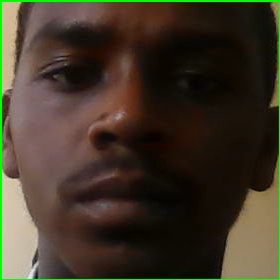
#> input picture dataset/1/1_1764836543217.jpg, 280 x 280 px; its folder holds only this picture in this run
$ python 03_train_model.py
#> lines starting #> are read from the running program, lines starting #| are printed output that depends on the picture
#!/usr/bin/env python3
"""
Train LBPH Face Recognition Model
Uses pre-cropped faces from MediaPipe dataset collection
"""
import argparse
import pickle
import random
from collections import Counter
from pathlib import Path

import cv2
import numpy as np

# Paths
ROOT = Path(__file__).resolve().parent
MODELS = ROOT / "models"
DATASET = ROOT / "dataset"
MODEL_YML = MODELS / "lbph_face_model.yml"
LABEL_MAP_PKL = MODELS / "lbph_label_map.pkl"

# CLI
ap = argparse.ArgumentParser(description="Train LBPH face recognition model")
ap.add_argument("--val-split", type=float, default=0.2,
                help="Validation split (default: 0.2, set to 0 to skip validation)")
ap.add_argument("--radius", type=int, default=1,
                help="LBPH radius parameter (default: 1)")
ap.add_argument("--neighbors", type=int, default=8,
                help="LBPH neighbors parameter (default: 8)")
ap.add_argument("--grid-x", type=int, default=8,
                help="LBPH grid X parameter (default: 8)")
ap.add_argument("--grid-y", type=int, default=8,
                help="LBPH grid Y parameter (default: 8)")
args = ap.parse_args()

def load_dataset(dataset_path):
    """Load pre-cropped face images from MediaPipe dataset collection"""
    faces = []
    labels = []
    label_names = []
    image_paths = []

    print(f"\n[INFO] Loading dataset from {dataset_path}")

    # Iterate through person folders
    person_dirs = [d for d in sorted(dataset_path.iterdir())
                  if d.is_dir() and not d.name.startswith('.')]

    if not person_dirs:
        print(f"[ERROR] No person folders found in {dataset_path}")
        print("[INFO] Expected structure: dataset/person_name/*.jpg")
        return [], [], [], [], {}

    # Create label mapping
    label_map = {person_dir.name: idx for idx, person_dir in enumerate(person_dirs)}

    for person_dir in person_dirs:
        person_name = person_dir.name
        person_label = label_map[person_name]
        print(f"[INFO] Processing {person_name} (label: {person_label})...")

        img_count = 0
        for img_path in sorted(person_dir.glob('*')):
            if img_path.suffix.lower() not in ['.jpg', '.jpeg', '.png']:
                continue

            try:
                img = cv2.imread(str(img_path))
                if img is None or img.size == 0:
                    continue

                # Convert to grayscale (LBPH works with grayscale)
                gray = cv2.cvtColor(img, cv2.COLOR_BGR2GRAY) if len(img.shape) == 3 else img

                # Resize to standard size
                gray_resized = cv2.resize(gray, (160, 160))

                faces.append(gray_resized)
                labels.append(person_label)
                label_names.append(person_name)
                image_paths.append(str(img_path))
                img_count += 1

            except Exception as e:
                print(f"[WARN] Failed to process {img_path.name}: {e}")

        print(f"       ✓ Loaded {img_count} images for {person_name}")

    return faces, labels, label_names, image_paths, label_map

def train_lbph_model(faces, labels, label_names, label_map, val_split):
    """Train LBPH face recognizer"""
    n_samples = len(faces)
    unique_labels = sorted(set(labels))
    n_classes = len(unique_labels)

    print(f"\n{'='*60}")
    print(f"[INFO] LBPH FACE RECOGNITION TRAINING")
    print(f"[INFO] Total samples: {n_samples}")
    print(f"[INFO] Number of people: {n_classes}")

    if n_classes < 1:
        raise SystemExit("[ERROR] No people found in dataset!")

    # Show label mapping
    print(f"\n[INFO] Label Mapping:")
    reverse_map = {v: k for k, v in label_map.items()}
    for label_id in sorted(reverse_map.keys()):
        name = reverse_map[label_id]
        count = labels.count(label_id)
        print(f"  {label_id}: {name} ({count} images)")

    # Split data for validation
    if val_split > 0 and n_samples > n_classes:
        indices = list(range(n_samples))
        random.shuffle(indices)
        split_idx = max(n_classes, int(n_samples * (1 - val_split)))

        train_idx = indices[:split_idx]
        val_idx = indices[split_idx:]
    else:
        train_idx = list(range(n_samples))
        val_idx = []
        print("\n[INFO] No validation - using all data for training")

    X_train = [faces[i] for i in train_idx]
    y_train = [labels[i] for i in train_idx]

    print(f"\n[INFO] Training samples: {len(train_idx)}")
    print(f"[INFO] Validation samples: {len(val_idx)}")
    print('='*60)

    # Create and train LBPH recognizer
    print(f"\n[INFO] Training LBPH Face Recognizer...")
    print(f"[INFO] Parameters:")
    print(f"  Radius: {args.radius}")
    print(f"  Neighbors: {args.neighbors}")
    print(f"  Grid X: {args.grid_x}")
    print(f"  Grid Y: {args.grid_y}")

    recognizer = cv2.face.LBPHFaceRecognizer_create(
        radius=args.radius,
        neighbors=args.neighbors,
        grid_x=args.grid_x,
        grid_y=args.grid_y
    )

    recognizer.train(X_train, np.array(y_train))
    print("[INFO] Training complete!")

    # Validate
    if val_idx:
        print(f"\n{'='*60}")
        print(f"[VALIDATION RESULTS]")
        print(f"{'='*60}")

        correct = 0
        per_class_correct = Counter()
        per_class_total = Counter()

        for idx in val_idx:
            face = faces[idx]
            true_label = labels[idx]

            # Predict
            pred_label, confidence = recognizer.predict(face)

            per_class_total[true_label] += 1

            # LBPH: lower confidence = better match
            # Typical threshold: 50-70
            if pred_label == true_label and confidence < 70:
                correct += 1
                per_class_correct[true_label] += 1

        # Overall accuracy
        acc = correct / len(val_idx)
        print(f"Overall Accuracy: {acc:.3f} ({acc*100:.1f}%)")
        print(f"Correctly recognized: {correct}/{len(val_idx)} samples")

        # Per-class accuracy
        print("\nPer-person accuracy:")
        for label_id in sorted(per_class_total.keys()):
            name = reverse_map[label_id]
            class_acc = per_class_correct[label_id] / per_class_total[label_id]
            n_correct = per_class_correct[label_id]
            n_total = per_class_total[label_id]
            print(f"  {name}: {class_acc:.3f} ({class_acc*100:.1f}%) - {n_correct}/{n_total} correct")

        print('='*60)

    return recognizer

def main():
    random.seed(42)

    if not DATASET.exists():
        print(f"\n[ERROR] Dataset folder not found: {DATASET}")
        print("\n[HELP] To create dataset:")
        print("  1. Run: python 01_create_dataset_mediapipe.py")
        print("  2. Collect data for person 1")
        print("  3. Run again for person 2, 3, etc.")
        print("  4. Run this training script")
        raise SystemExit()

    MODELS.mkdir(parents=True, exist_ok=True)

    # Load dataset
    faces, labels, label_names, paths, label_map = load_dataset(DATASET)
#> in load_dataset, img is the input picture: shape (280, 280, 3); mean B, G, R 40.2, 55.3, 65.2
#> in load_dataset, `gray = cv2.cvtColor(img, cv2.COLOR_BGR2GRAY) if len(img.shape) == 3 el..`:
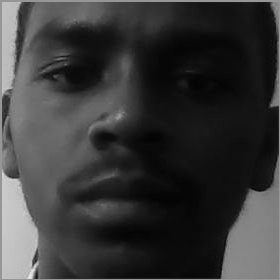
#> gray: shape (280, 280); min 2, max 233, mean 56.5
#> faces = 1 item; labels = [0]; label_names = ['1']; paths = 1 item; label_map = {'1': 0}

    if len(faces) == 0:
        print("\n[ERROR] No images loaded!")
        raise SystemExit()

    # Train LBPH model
    recognizer = train_lbph_model(faces, labels, label_names, label_map, args.val_split)
#> in train_lbph_model, `n_samples = len(faces)`: n_samples = 1
#> in train_lbph_model, `unique_labels = sorted(set(labels))`: unique_labels = [0]
#> in train_lbph_model, `n_classes = len(unique_labels)`: n_classes = 1
#| [INFO] Total samples: 1
#| [INFO] Number of people: 1
#> in train_lbph_model, `reverse_map = {v: k for k, v in label_map.items()}`: reverse_map = {0: '1'}
#> the loop in train_lbph_model, `for label_id in sorted(reverse_map.keys()):` made 1 pass
#> (name, count) on pass 1: ('1', 1)
#|   0: 1 (1 images)
#> in train_lbph_model, `X_train = [faces[i] for i in train_idx]`: X_train = 1 item
#> in train_lbph_model, `y_train = [labels[i] for i in train_idx]`: y_train = [0]
#| [INFO] Training samples: 1

    # Save model and label mapping
    print(f"\n[INFO] Saving models...")

    # Save LBPH recognizer
    recognizer.write(str(MODEL_YML))
    print(f"  ✓ LBPH model saved: {MODEL_YML}")

    # Save label mapping
    with open(LABEL_MAP_PKL, 'wb') as f:
        pickle.dump(label_map, f)
    print(f"  ✓ Label map saved: {LABEL_MAP_PKL}")

    print("\n" + "="*60)
    print("✓ TRAINING COMPLETE!")
    print("="*60)
    print(f"Technology: MediaPipe (detection) + LBPH (recognition)")
    print(f"Total samples: {len(faces)}")
#| Total samples: 1
    print(f"People: {', '.join(sorted(label_map.keys()))}")
#| People: 1
    print("\n[NEXT STEPS]")
    print("  Webcam: python 04_predict_lbph_mediapipe.py")
    print("  Image:  python 04_predict_lbph_mediapipe.py --image photo.jpg")
    print("  With mesh: python 04_predict_lbph_mediapipe.py --show-mesh")
    print("="*60 + "\n")

if __name__ == "__main__":
    main()
